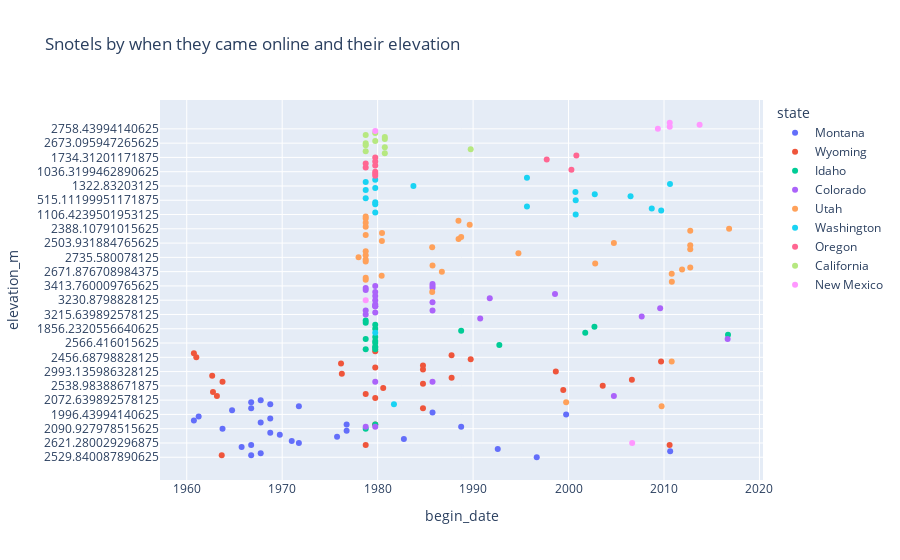

Write notebook code for a chart like this one.
### Code cell
fig = px.scatter(snotel_meta.query("state in @states_of_interest and county in @counties_of_interest"), 
                x = 'begin_date',
                y = 'elevation_m', 
                color = 'state',
                title = "Snotels by when they came online and their elevation")
fig.show()
